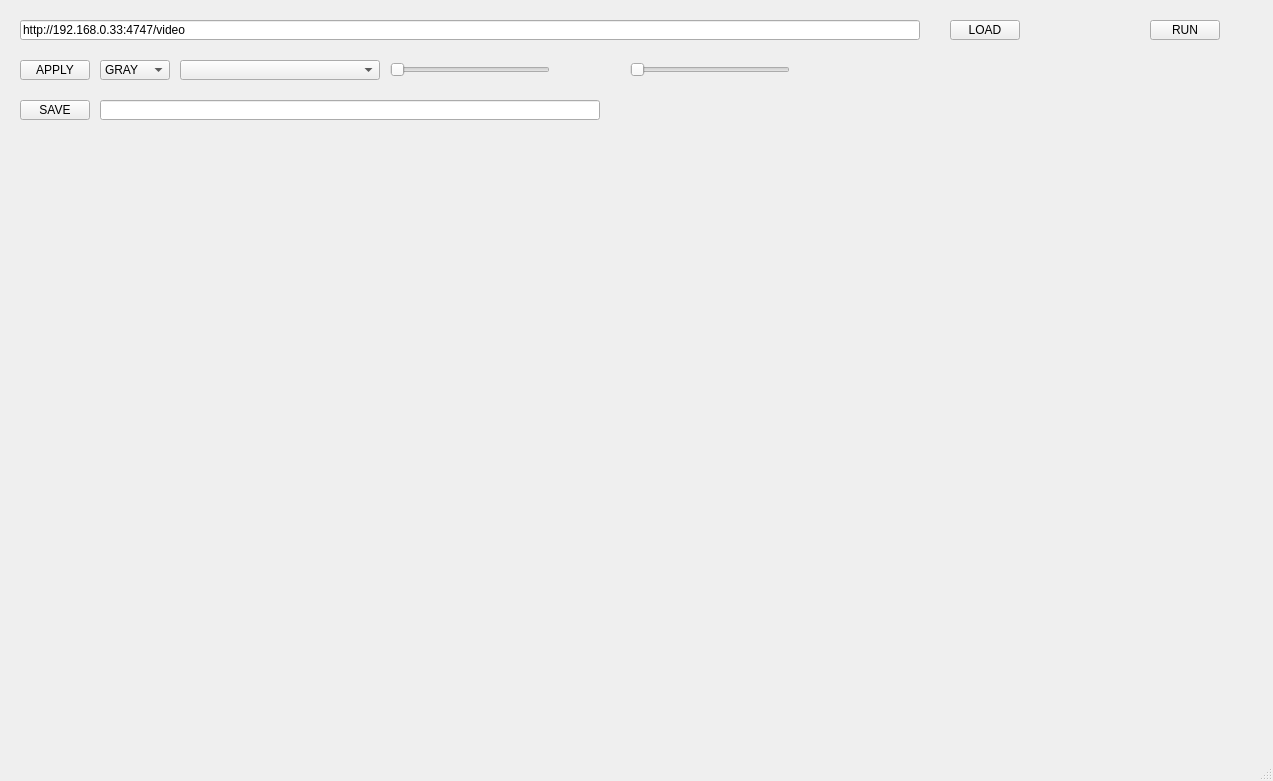
<?xml version="1.0" encoding="UTF-8"?>
<ui version="4.0">
 <class>MainWindow</class>
 <widget class="QMainWindow" name="MainWindow">
  <property name="geometry">
   <rect>
    <x>0</x>
    <y>0</y>
    <width>1273</width>
    <height>781</height>
   </rect>
  </property>
  <property name="windowTitle">
   <string>MainWindow</string>
  </property>
  <widget class="QWidget" name="centralwidget">
   <widget class="QLabel" name="lbl_src">
    <property name="geometry">
     <rect>
      <x>20</x>
      <y>140</y>
      <width>600</width>
      <height>450</height>
     </rect>
    </property>
    <property name="text">
     <string/>
    </property>
    <property name="alignment">
     <set>Qt::AlignCenter</set>
    </property>
   </widget>
   <widget class="QLabel" name="lbl_dst">
    <property name="geometry">
     <rect>
      <x>660</x>
      <y>140</y>
      <width>600</width>
      <height>450</height>
     </rect>
    </property>
    <property name="text">
     <string/>
    </property>
    <property name="alignment">
     <set>Qt::AlignCenter</set>
    </property>
   </widget>
   <widget class="QLineEdit" name="line_load">
    <property name="geometry">
     <rect>
      <x>20</x>
      <y>20</y>
      <width>900</width>
      <height>20</height>
     </rect>
    </property>
    <property name="text">
     <string>http://192.168.0.33:4747/video</string>
    </property>
   </widget>
   <widget class="QPushButton" name="btn_load">
    <property name="geometry">
     <rect>
      <x>950</x>
      <y>20</y>
      <width>70</width>
      <height>20</height>
     </rect>
    </property>
    <property name="text">
     <string>LOAD</string>
    </property>
   </widget>
   <widget class="QSlider" name="hslider_1">
    <property name="geometry">
     <rect>
      <x>390</x>
      <y>60</y>
      <width>160</width>
      <height>20</height>
     </rect>
    </property>
    <property name="orientation">
     <enum>Qt::Horizontal</enum>
    </property>
   </widget>
   <widget class="QPushButton" name="btn_save">
    <property name="geometry">
     <rect>
      <x>20</x>
      <y>100</y>
      <width>70</width>
      <height>20</height>
     </rect>
    </property>
    <property name="text">
     <string>SAVE</string>
    </property>
   </widget>
   <widget class="QLineEdit" name="line_save">
    <property name="geometry">
     <rect>
      <x>100</x>
      <y>100</y>
      <width>500</width>
      <height>20</height>
     </rect>
    </property>
   </widget>
   <widget class="QPushButton" name="btn_run">
    <property name="geometry">
     <rect>
      <x>1150</x>
      <y>20</y>
      <width>70</width>
      <height>20</height>
     </rect>
    </property>
    <property name="text">
     <string>RUN</string>
    </property>
   </widget>
   <widget class="QComboBox" name="cbox_scale">
    <property name="geometry">
     <rect>
      <x>100</x>
      <y>60</y>
      <width>70</width>
      <height>20</height>
     </rect>
    </property>
    <item>
     <property name="text">
      <string>GRAY</string>
     </property>
    </item>
    <item>
     <property name="text">
      <string>HSV</string>
     </property>
    </item>
   </widget>
   <widget class="QLabel" name="hslider_1_v">
    <property name="geometry">
     <rect>
      <x>560</x>
      <y>60</y>
      <width>60</width>
      <height>20</height>
     </rect>
    </property>
    <property name="text">
     <string/>
    </property>
    <property name="alignment">
     <set>Qt::AlignCenter</set>
    </property>
   </widget>
   <widget class="QSlider" name="hslider_2">
    <property name="geometry">
     <rect>
      <x>630</x>
      <y>60</y>
      <width>160</width>
      <height>20</height>
     </rect>
    </property>
    <property name="orientation">
     <enum>Qt::Horizontal</enum>
    </property>
   </widget>
   <widget class="QLabel" name="hslider_2_v">
    <property name="geometry">
     <rect>
      <x>800</x>
      <y>60</y>
      <width>60</width>
      <height>20</height>
     </rect>
    </property>
    <property name="text">
     <string/>
    </property>
    <property name="alignment">
     <set>Qt::AlignCenter</set>
    </property>
   </widget>
   <widget class="QComboBox" name="cbox_bin">
    <property name="geometry">
     <rect>
      <x>180</x>
      <y>60</y>
      <width>200</width>
      <height>20</height>
     </rect>
    </property>
   </widget>
   <widget class="QPushButton" name="btn_apply">
    <property name="geometry">
     <rect>
      <x>20</x>
      <y>60</y>
      <width>70</width>
      <height>20</height>
     </rect>
    </property>
    <property name="text">
     <string>APPLY</string>
    </property>
   </widget>
  </widget>
  <widget class="QMenuBar" name="menubar">
   <property name="geometry">
    <rect>
     <x>0</x>
     <y>0</y>
     <width>1273</width>
     <height>21</height>
    </rect>
   </property>
  </widget>
  <widget class="QStatusBar" name="statusbar"/>
 </widget>
 <resources/>
 <connections/>
</ui>
